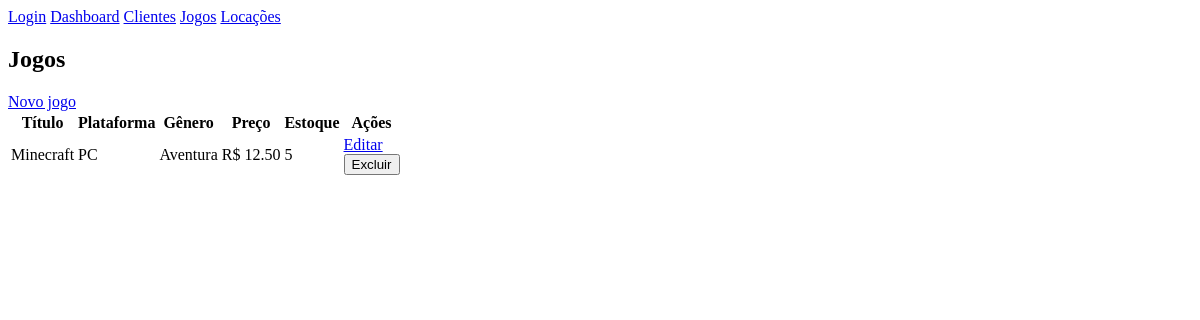
Before: /jogos with the older database file.
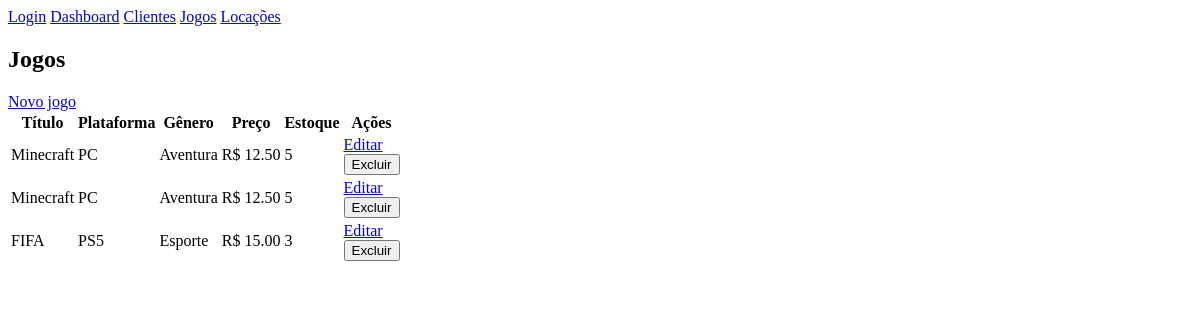
After: the same page with the newer database file.
### models/model.py (models this page shows, shortened)
class Jogo(db.Model):
    __tablename__ = "jogo"
    id = db.Column(db.Integer, primary_key=True)
    titulo = db.Column(db.String(150), nullable=False)
    plataforma = db.Column(db.String(50), nullable=False)
    genero = db.Column(db.String(60), nullable=False)
    preco_aluguel = db.Column(db.Float, nullable=False)
    estoque = db.Column(db.Integer, nullable=False, default=0)
    locacoes = relationship("Locacao", secondary="locacao_jogo", back_populates="jogos")

### controllers/jogo_controller.py (the view)
@jogos_bp.route("/jogos")
def listar_jogos():
    jogos = Jogo.query.order_by(Jogo.id.asc()).all()
    return render_template("jogos.html", jogos=jogos)

### templates/jogos.html
{% extends 'base.html' %}
{% block content %}
<section>
    <h1>Jogos</h1>
    <a href="{{ url_for('jogos.novo_jogo') }}">Novo jogo</a>
    <table>
        <thead>
            <tr>
                <th>Título</th>
                <th>Plataforma</th>
                <th>Gênero</th>
                <th>Preço</th>
                <th>Estoque</th>
                <th>Ações</th>
            </tr>
        </thead>
        <tbody>
            {% for jogo in jogos %}
            <tr>
                <td>{{ jogo.titulo }}</td>
                <td>{{ jogo.plataforma }}</td>
                <td>{{ jogo.genero }}</td>
                <td>R$ {{ '%.2f'|format(jogo.preco_aluguel) }}</td>
                <td>{{ jogo.estoque }}</td>
                <td>
                    <a href="{{ url_for('jogos.editar_jogo', id=jogo.id) }}">Editar</a>
                    <form method="post" action="{{ url_for('jogos.excluir_jogo', id=jogo.id) }}">
                        <button type="submit">Excluir</button>
                    </form>
                </td>
            </tr>
            {% endfor %}
        </tbody>
    </table>
</section>
{% endblock %}

### templates/base.html (shortened to what this page needs)
<!doctype html>
<html lang="pt-BR">
<head>
</head>
<body>
    <nav>
        <a href="{{ url_for('auth.login') }}">Login</a>
        <a href="{{ url_for('dashboard.dashboard') }}">Dashboard</a>
        <a href="{{ url_for('clientes.listar_clientes') }}">Clientes</a>
        <a href="{{ url_for('jogos.listar_jogos') }}">Jogos</a>
        <a href="{{ url_for('locacoes.listar_locacoes') }}">Locações</a>
    </nav>
    <main>
        {% block content %}{% endblock %}
    </main>
</body>
</html>

Changed rows visible on the page:
added Jogo: titulo "Minecraft", plataforma "PC", genero "Aventura", preco_aluguel "12.50", estoque "5"
added Jogo: titulo "FIFA", plataforma "PS5", genero "Esporte", preco_aluguel "15.00", estoque "3"
